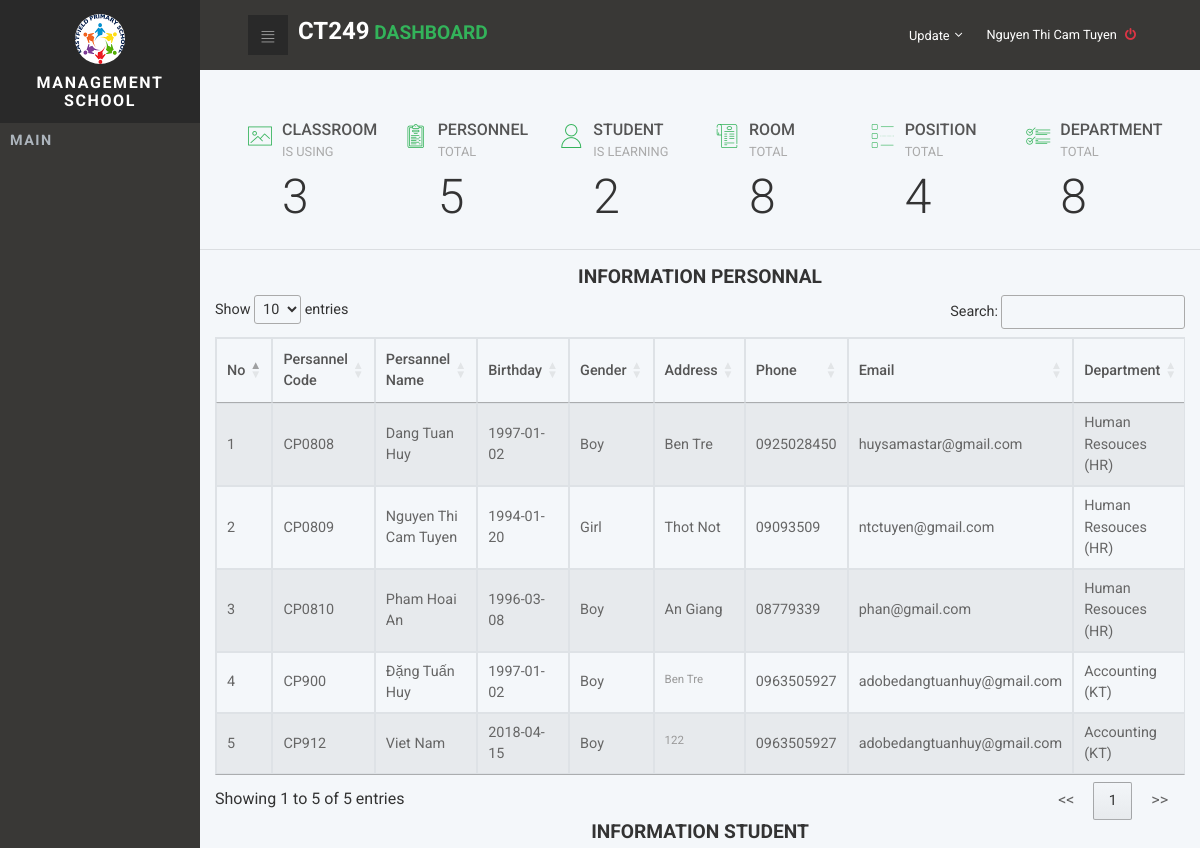
The app's page /index.php (signed in, upper part), older data.
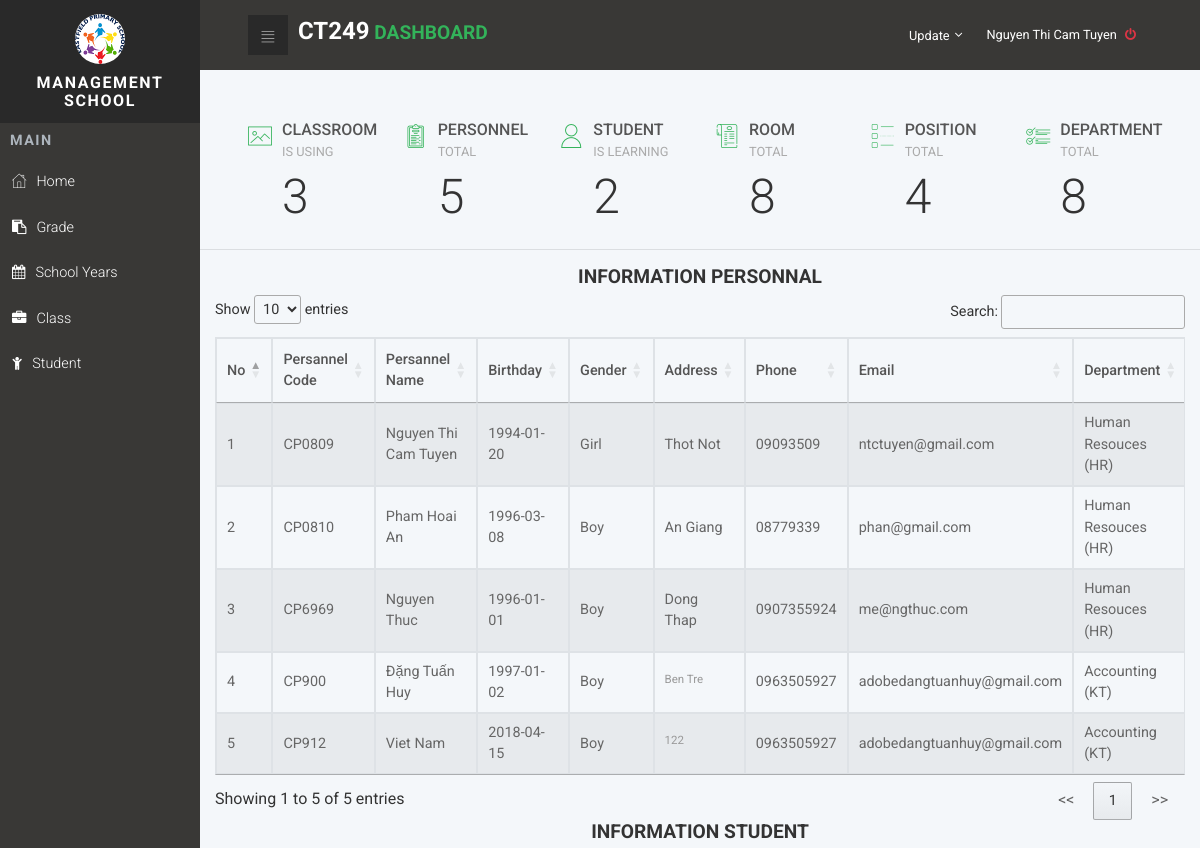
The same page, newer data.
### tables this page shows
CREATE TABLE IF NOT EXISTS `Personnel` (
  `PersonnelCode` varchar(150) NOT NULL,
  `PersonnelName` varchar(150) NOT NULL,
  `PersonnelPass` varchar(150) NOT NULL,
  `PersonnelBirth` date NOT NULL,
  `PersonnelGender` tinyint(4) NOT NULL,
  `PersonnelAddress` text NOT NULL,
  `PersonnelNum` varchar(15) NOT NULL,
  `PersonnelEmail` varchar(50) NOT NULL,
  `PersonnelActive` int(11) DEFAULT '0',
  `PersonnelNote` smallint(6) DEFAULT '1',
  `PositionId` int(11) NOT NULL,
  `RoleId` int(11) NOT NULL,
  `PersonnelStatus` int(11) DEFAULT '0'
);

CREATE TABLE IF NOT EXISTS `Department` (
  `DepartmentId` int(11) NOT NULL,
  `DepartmentName` varchar(255) NOT NULL,
  `DepartmentDetails` text
);

### body.php (the view, shortened to what the rows shown need)
<section class="dashboard-counts section-padding">
  <section class="statistics">
    <div class="container">
      <table class="table-striped table-responsive table-bordered" id="myTable">
       <thead>
        <tr>
         <th ><strong>No</strong></th>
         <th class="col-md-1"><strong>Persannel Code</strong></th>
         <th class="col-md-1"><strong>Persannel Name</strong></th>
         <th class="col-md-1"><strong>Birthday</strong></th>
         <th class="col-md-1"><strong>Gender</strong></th>
         <th class="col-md-1"><strong>Address</strong></th>
         <th class="col-md-1"><strong>Phone</strong></th>
         <th class="col-md-1"><strong>Email</strong></th>
         <th class="col-md-1"><strong>Department</strong></th>
       </tr>
     </thead>
     <tbody>
      <?php
      $num=1;
      $result = mysqli_query($conn,"SELECT
        `PersonnelCode`,`PersonnelName`,`PersonnelBirth`,
        `PersonnelGender`,`PersonnelAddress`,`PersonnelNum`,`PersonnelEmail`,`DepartmentName`, `PositionName`
        FROM `Personnel` p
        JOIN `Position` ON `Position`.PositionId = p.`PositionId`
        JOIN `Department` ON `Department`.DepartmentId = `Position`.`PositionId`");
      while($row=mysqli_fetch_array($result, MYSQLI_ASSOC))
      {
       ?>
       <tr>
        <td><?php echo $num ?></td>
        <td><?php echo $row["PersonnelCode"] ?></td>
        <td><?php echo $row["PersonnelName"] ?></td>
        <td><?php echo $row["PersonnelBirth"] ?></td>
        <td><?php echo $row["PersonnelGender"] == 0 ?"Boy" : "Girl" ?></td>
        <td><?php echo $row["PersonnelAddress"] ?></td>
        <td><?php echo $row["PersonnelNum"] ?></td>
        <td><?php echo $row["PersonnelEmail"] ?></td>
        <td><?php echo $row["DepartmentName"] ?></td>
      </tr>
      <?php
      $num++;
    }
    ?>
  </tbody>
</table>
</div>
</section>

### index.php (shortened to what the rows shown need)
<?php
if(!isset($_SESSION['Username'])):
	echo '<meta http-equiv="refresh" content="0; URL=login.php"/>';
else:
function PersonnelLogin($conn, $PersonnelCode) {
  $sql_query_Personnel = "SELECT PersonnelName FROM `Personnel` WHERE `PersonnelCode` = '{$PersonnelCode}'";
  $sql_result_Personnel = mysqli_query($conn,$sql_query_Personnel)  or die(mysql_error());
  while ($row = $sql_result_Personnel->fetch_assoc()) {
    echo $row['PersonnelName'];
}
}
?>
<!DOCTYPE html>
<html>
  <head>
    <link rel="stylesheet" href="vendor/bootstrap/css/bootstrap.min.css">
    <link rel="stylesheet" href="vendor/font-awesome/css/font-awesome.min.css">
    <link rel="stylesheet" href="css/fontastic.css">
    <link rel="stylesheet" href="css/grasp_mobile_progress_circle-1.0.0.min.css">
    <link rel="stylesheet" href="vendor/malihu-custom-scrollbar-plugin/jquery.mCustomScrollbar.css">
    <link rel="stylesheet" href="css/style.default.css" id="theme-stylesheet">
    <link rel="stylesheet" href="css/custom.css">
  </head>
  <body>
  <?php
  include_once('config/connect.php');
  ?>
    <nav class="side-navbar">
      <div class="side-navbar-wrapper">
        <div class="sidenav-header d-flex align-items-center justify-content-center">
          <div class="sidenav-header-inner text-center"><img src="img/logo.png" alt="person" class="img-fluid rounded-circle">
            <h2 class="h5">Management School </h2>
          </div>
        </div>
      </div>
    </nav>
    <div class="page">
      <header class="header">
        <nav class="navbar">
          <div class="container-fluid">
            <div class="navbar-holder d-flex align-items-center justify-content-between">
              <div class="navbar-header"><a id="toggle-btn" href="index.php" class="menu-btn"><i class="icon-bars"> </i></a><a href="#" class="navbar-brand">
                  <div class="brand-text d-none d-md-inline-block"><span><h1>CT249</h1> </span><strong class="text-primary"> Dashboard</strong></div></a></div>
              <ul class="nav-menu list-unstyled d-flex flex-md-row align-items-md-center">
                <li class="nav-item"><a href="logout.php" class="nav-link logout"> <span class="d-none d-sm-inline-block"><?php if(isset($_SESSION["Username"])){PersonnelLogin($conn, $_SESSION["Username"]); echo "  <i class='fa fa-power-off text-danger'></i>"; }?></span></a></li>
              </ul>
            </div>
          </div>
        </nav>
      </header>
<?php
if(isset($_GET['page']))
{
  $page = $_GET['page'];
  if($page=="grade")
  {
    include_once("resource/grade/Grade.php");
  }
  if($page=="addGrade")
  {
    include_once("resource/grade/AddGrade.php");
  }
  if($page=="updateGrade")
  {
    include_once("resource/grade/UpdateGrade.php");
  }
  if($page=="SchoolYears")
  {
    include_once("resource/schoolyears/SchoolYears.php");
  }
  if($page=="AddSchoolYears")
  {
    include_once("resource/schoolyears/AddSchoolYears.php");
  }
  if($page=="UpdateSchoolYears")
  {
    include_once("resource/schoolyears/UpdateSchoolYears.php");
  }
  if($page=="Class")
  {
    include_once("resource/class/Class.php");
  }
  if($page=="AddClass")
  {
    include_once("resource/class/AddClass.php");
  }
  if($page=="UpdateClass")
  {
    include_once("resource/class/UpdateClass.php");
  }
  if(isset($_GET['page'])&& $_GET['page']=="ActiveClass"){
    if($_GET['ClassStatus'] == 0){
      $active = 1;
    }
    else{
      $active = 0;
    }
    $updateStatus = "UPDATE `Class` SET `ClassStatus`=".$active." where `ClassId` = '".$_GET['ClassId']."'";
    mysqli_query($conn,$updateStatus);
    echo "<script>window.location.href='?page=Class'</script>";
  }
  if($page=="Years_Class")
  {
    include_once("resource/schoolyears/Years_Class.php");
  }
  if($page=="AddYears_Class")
  {
    include_once("resource/schoolyears/AddYears_Class.php");
  }
  if($page=="UpdateYears_Class")
  {
    include_once("resource/schoolyears/UpdateYears_Class.php");
  }
  if($page=="Department")
  {
    include_once("resource/department/Department.php");
  }
  if($page=="AddDepartment")
  {
    include_once("resource/department/AddDepartment.php");
  }
  if($page=="UpdateDepartment")
  {
    include_once("resource/department/UpdateDepartment.php");
  }
  if($page=="Position")
  {
    include_once("resource/position/Position.php");
  }
  if($page=="AddPosition")
  {
    include_once("resource/position/AddPosition.php");
  }
  if($page=="UpdatePosition")
  {
    include_once("resource/position/UpdatePosition.php");
  }
  if($page=="Role")
  {
    include_once("resource/role/Role.php");
  }
  if($page=="AddRole")
  {
    include_once("resource/role/AddRole.php");
  }
  if($page=="UpdateRole")
  {
    include_once("resource/role/UpdateRole.php");
  }
  if($page=="ie")
  {
    include_once("resource/immigration/ImmigrationController.php");
  }
  if($page=="Student")
  {
    include_once("resource/student/Student.php");
  }
  if($page=="AddStudent")
  {
    include_once("resource/student/AddStudent.php");
  }
  if($page=="UpdateStudent")
  {
    include_once("resource/student/UpdateStudent.php");
  }
	if($page=="UpdateStudentClass")
  {
    include_once("resource/student/UpdateClass.php");
  }
  if(isset($_GET['page'])&& $_GET['page']=="ActiveStudent"){
    if($_GET['StudentStatus'] == 0){
      $active = 1;
    }
    else{
      $active = 0;
    }
    $updateStatus = "UPDATE `Student` SET `StudentStatus`=".$active." where `StudentCode` = '".$_GET['StudentCode']."'";
    mysqli_query($conn,$updateStatus);
    echo "<script>window.location.href='?page=Student'</script>";
  }
  if($page=="Personnel")
  {
    include_once("resource/personnel/Personnel.php");
  }
  if($page=="AddPersonnel")
  {
    include_once("resource/personnel/AddPersonnel.php");
  }
  if($page=="UpdatePersonnel")
  {
    include_once("resource/personnel/UpdatePersonnel.php");
  }
  if($page=="DeleteImgPersonnel"){
     include_once("resource/personnel/DeleteImgPersonnel.php");
  }
  if(isset($_GET['page'])&& $_GET['page']=="ActiveNote"){
    if($_GET['PersonnelNote'] == 0){
      $active = 1;
    }
    else{
      $active = 0;
    }
    $updateStatus = "UPDATE `Personnel` SET `PersonnelNote`=".$active." where `PersonnelCode` = '".$_GET['PersonnelCode']."'";
    mysqli_query($conn,$updateStatus);
    echo "<script>window.location.href='?page=Personnel'</script>";
  }
  if(isset($_GET['page'])&& $_GET['page']=="ActivePersonnel"){
    if($_GET['PersonnelActive'] == 0){
      $active = 1;
    }
    else{
      $active = 0;
    }
    $updateStatus = "UPDATE `Personnel` SET `PersonnelActive`=".$active." where `PersonnelCode` = '".$_GET['PersonnelCode']."'";
    mysqli_query($conn,$updateStatus);
    echo "<script>window.location.href='?page=Personnel'</script>";
  }
  if(isset($_GET['page'])&& $_GET['page']=="OpenClose"){
    if($_GET['PersonnelStatus'] == 0){
      $active = 1;
    }
    else{
      $active = 0;
    }
    $updateStatus = "UPDATE `Personnel` SET `PersonnelStatus`=".$active." where `PersonnelCode` = '".$_GET['PersonnelCode']."'";
    mysqli_query($conn,$updateStatus);
    echo "<script>window.location.href='?page=Personnel'</script>";
  }
  if($page=="imgs")
  {
    include_once("resource/personnel/ImgPersonnel.php");
  }
  if($page=="Personel_Class")
  {
		include_once("resource/personnel/Personel_Class.php");
  }
  if($page=="AddPersonel_Class")
  {
    include_once("resource/personnel/AddPersonel_Class.php");
  }
  if($page=="UpdatePersonel_Class")
  {
    include_once("resource/personnel/UpdatePersonel_Class.php");
  }
}
else
include_once('body.php')
?>
    </div>
    <link rel="stylesheet" type="text/css" href="//cdn.datatables.net/1.10.16/css/jquery.dataTables.min.css"/>
  </body>
</html>
<?php
endif;
?>

Row changes from the older to the newer data that the page shows:
removed personnel: PersonnelCode "CP0808", PersonnelName "Dang Tuan Huy", PersonnelBirth "1997-01-02", PersonnelGender "Boy", PersonnelAddress "Ben Tre", PersonnelNum "0925028450", PersonnelEmail "huysamastar@gmail.com", department.DepartmentName "Human Resouces (HR)", shown under "INFORMATION PERSONNAL"
added personnel: PersonnelCode "CP6969", PersonnelName "Nguyen Thuc", PersonnelBirth "1996-01-01", PersonnelGender "Boy", PersonnelAddress "Dong Thap", PersonnelNum "0907355924", PersonnelEmail "me@ngthuc.com", department.DepartmentName "Human Resouces (HR)", shown under "INFORMATION PERSONNAL"
Text that changed along with them:
text now shown: "Home Grade School Years Class Student"
